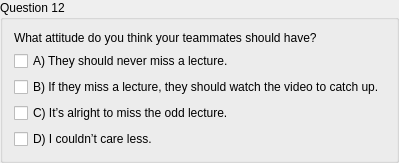
        <widget class="QGroupBox" name="groupBox_24">
         <property name="title">
          <string>Question 12</string>
         </property>
         <layout class="QGridLayout" name="gridLayout_26">
          <item row="0" column="0">
           <widget class="QLabel" name="label_25">
            <property name="text">
             <string>What attitude do you think your teammates should have?</string>
            </property>
           </widget>
          </item>
          <item row="2" column="0">
           <widget class="QCheckBox" name="checkBox_42">
            <property name="text">
             <string>B) If they miss a lecture, they should watch the video to catch up.</string>
            </property>
           </widget>
          </item>
          <item row="1" column="0">
           <widget class="QCheckBox" name="checkBox_41">
            <property name="text">
             <string>A) They should never miss a lecture.</string>
            </property>
           </widget>
          </item>
          <item row="3" column="0">
           <widget class="QCheckBox" name="checkBox_43">
            <property name="text">
             <string>C) It’s alright to miss the odd lecture.</string>
            </property>
           </widget>
          </item>
          <item row="4" column="0">
           <widget class="QCheckBox" name="checkBox_44">
            <property name="text">
             <string>D) I couldn’t care less.</string>
            </property>
           </widget>
          </item>
         </layout>
        </widget>
